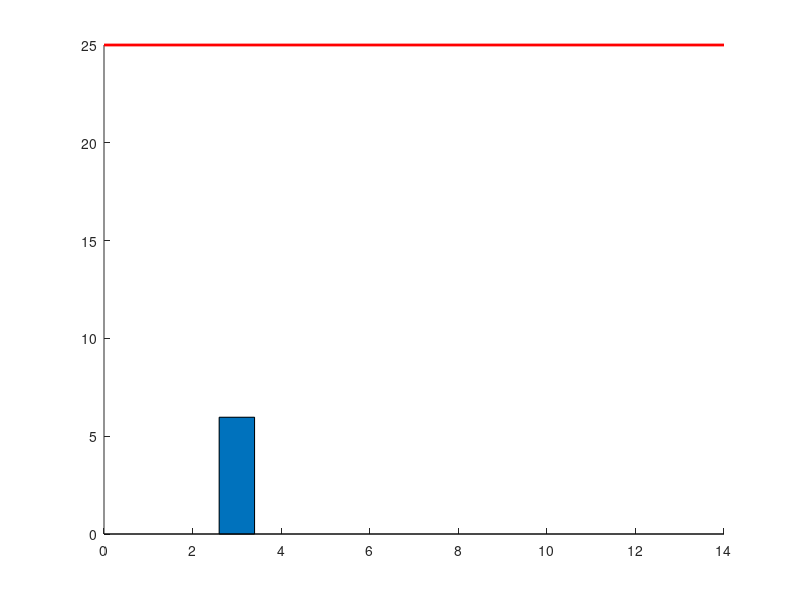

The MATLAB script that drew this image: (Note: this script raises an error after producing the figure.)
clear all;
close all;
clc;
set(0,'DefaultFigureWindowStyle','normal');
load('HeavyMetals.mat');
[M,N] = size(HM_datas);
for i=2:N
   fig = figure(i);
   hold on;
   bar(HM_datas(:,i)*0.05./(HM_mass'/1000));
   plot(xlim,[HM_indicatives(i) HM_indicatives(i)],'red','LineWidth',2);
   Y = round(HM_datas(:,i)*0.05./(HM_mass'/1000));
   text(1:length(Y),Y,num2str(Y),'vert','bottom','horiz','center');
   text(2,HM_indicatives(i)*1.05,['Indicative value = ' num2str(HM_indicatives(i)) 'mg/kg'],'color','red');
   hold off;
   title(HM_Elements(i));
   set(gca,'xtick',1:13);
   set(gca,'XTickLabel',HM_GroupNames);
   grid on;
   ylim([0 HM_indicatives(i)*1.2]);
   xlabel('Group');
   ylabel('Concentration [mg/kg]');
   fig.Position = [300 300 1000 500];
%    saveas(fig,"figures/HM_"+HM_Elements(i)+".jpg");
end